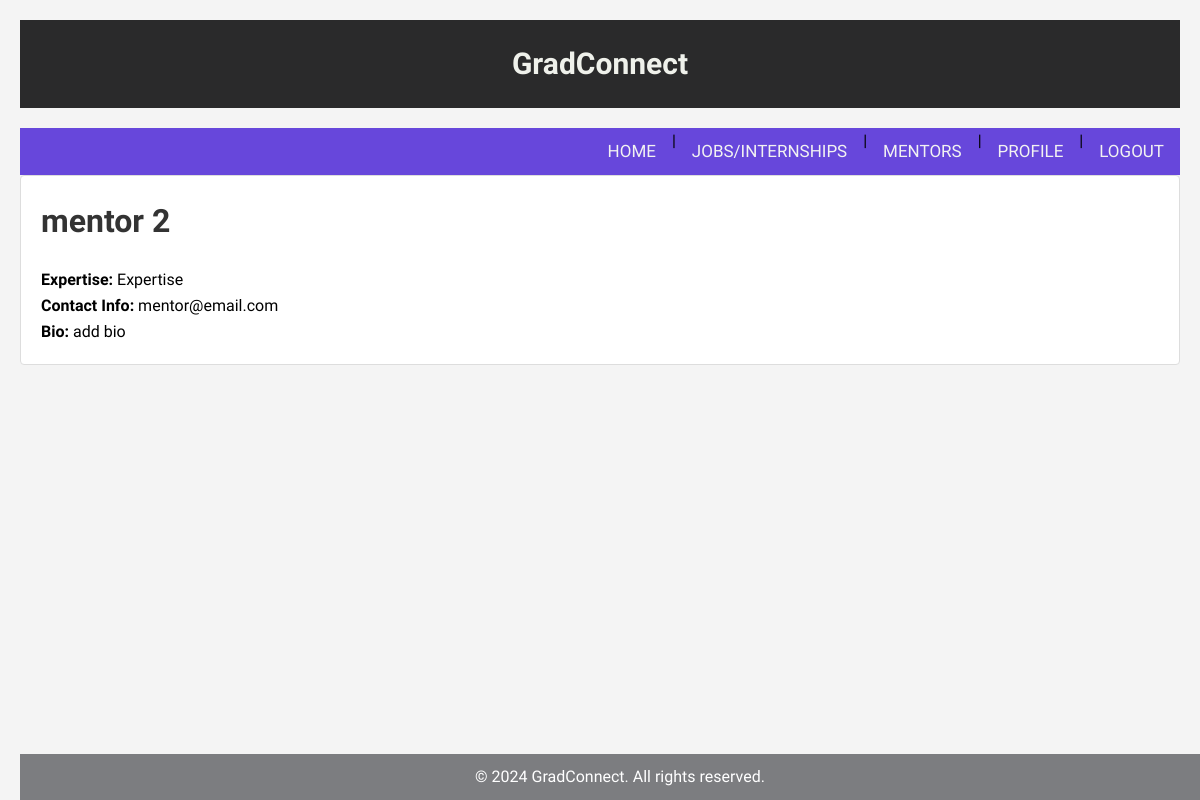
The page /mentors/2/ on the database as committed earlier.
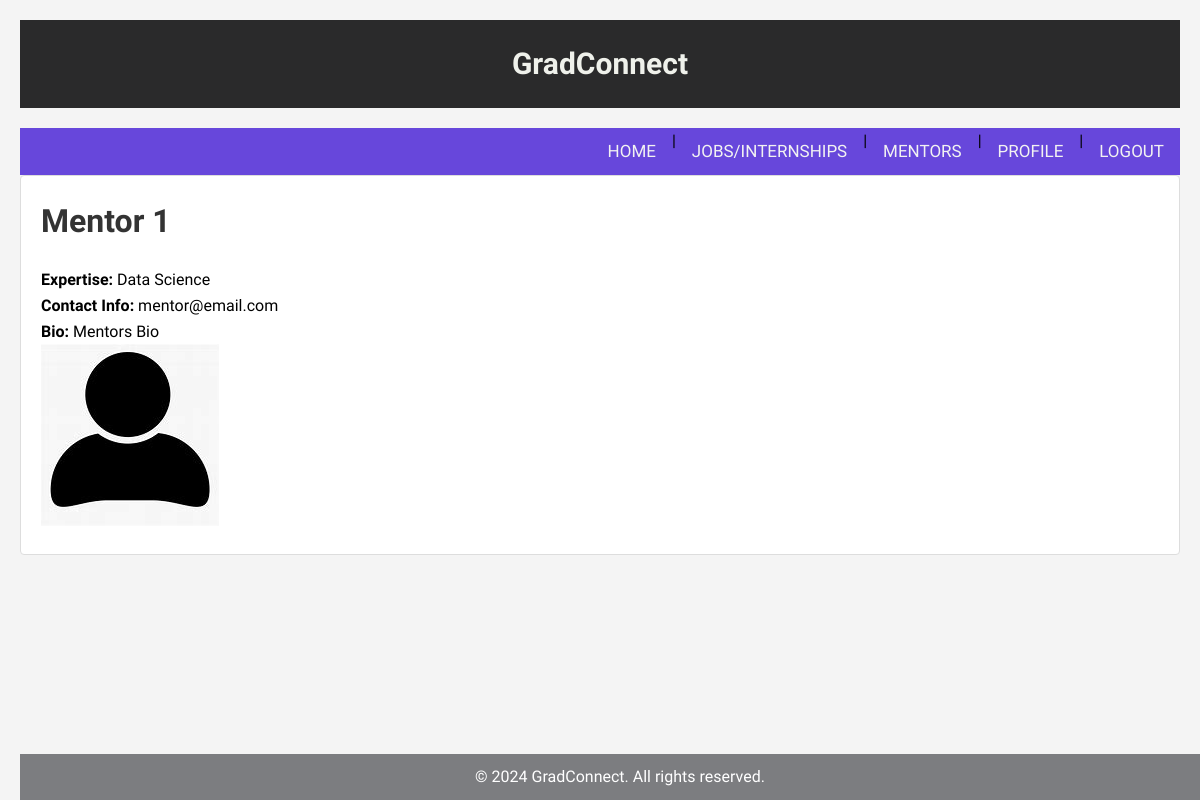
The same page on the database as committed later.
### members/models.py (models this page shows, shortened)
class Mentor(models.Model):
    user = models.OneToOneField(User, on_delete=models.CASCADE, null=True, blank=True)
    name = models.CharField(max_length=255)
    expertise = models.CharField(max_length=255)
    contact_info = models.CharField(max_length=255)
    bio = models.TextField(blank=True)
    profile_pic = models.ImageField(upload_to='mentor_profile_pics/', blank=True)

### members/views.py (the view)
# urls.py: path('mentors/<int:id>/', views.mentor_details, name='mentor_details'),
def mentor_details(request, id):
    mentor = get_object_or_404(Mentor, id=id)
    return render(request, 'mentor_details.html', {'mentor': mentor})

### members/templates/mentor_details.html (shortened to what this page needs)
{% extends 'master.html' %}
{% block content %}
    <h1>{{ mentor.name }}</h1>
    <p><strong>Expertise:</strong> {{ mentor.expertise }}</p>
    <p><strong>Contact Info:</strong> {{ mentor.contact_info }}</p>
    {% if mentor.bio %}
        <p><strong>Bio:</strong> {{ mentor.bio }}</p>
    {% endif %}
    {% if mentor.profile_pic %}
        <img src="{{ mentor.profile_pic.url }}" alt="Profile Picture">
    {% endif %}
{% endblock %}

### members/templates/master.html (shortened to what this page needs)
{% load static %}
<!DOCTYPE html>
<html>
    <head>
        <link rel="stylesheet" href="{% static 'mystyles.css' %}">
    </head>
    <body>
        <div id="banner">
            <span>GradConnect</span>
        </div>
        <div class="topnav">
            <a href="/">HOME</a> |
            <a href="/members">JOBS/INTERNSHIPS</a> |
            <a href="/mentors">MENTORS</a> |
            <a href="/profile">PROFILE</a> |
            <a href="/logout">LOGOUT</a>
        </div>
        <div class="content">
            {% block content %}
            {% endblock %}
        </div>
        <div class="footer">
            <p>&copy; 2024 GradConnect. All rights reserved.</p>
        </div>
    </body>
</html>

### mystaticfiles/mystyles.css (style rules this page uses)
* { margin: 0; padding: 0; box-sizing: border-box; }
body { font-family: 'Source Sans Pro', Arial, sans-serif; line-height: 1.6; background-color: #f4f4f4; padding: 20px; }
a { text-decoration: none; color: #333; }
#banner { background-color: #2a2a2b; color: #eff1eb; text-align: center; padding: 20px 0; margin-bottom: 20px; }
#banner span { font-size: 30px; font-weight: bold; }
.topnav { display: flex; justify-content: flex-end; background-color: #6747db; overflow: hidden; }
.topnav a { color: #f2f2f2; text-align: center; padding: 10px 16px; text-decoration: none; font-size: 17px; }
.content { background-color: #fff; padding: 20px; margin-bottom: 20px; border: 1px solid #ddd; border-radius: 4px; }
h1 { font-size: 2em; margin-bottom: 20px; color: #333; text-align: left }
.footer { text-align: center; padding: 10px 0; background-color: #7c7d80; color: #fff; position: fixed; bottom: 0; width: 100%; }

Rows that differ between the two databases and show on the page:
changed Mentor "mentor@email.com": name "mentor 2" → "Mentor 1"; expertise "Expertise" → "Data Science"; bio "add bio" → "Mentors Bio"; profile_pic: picture added
